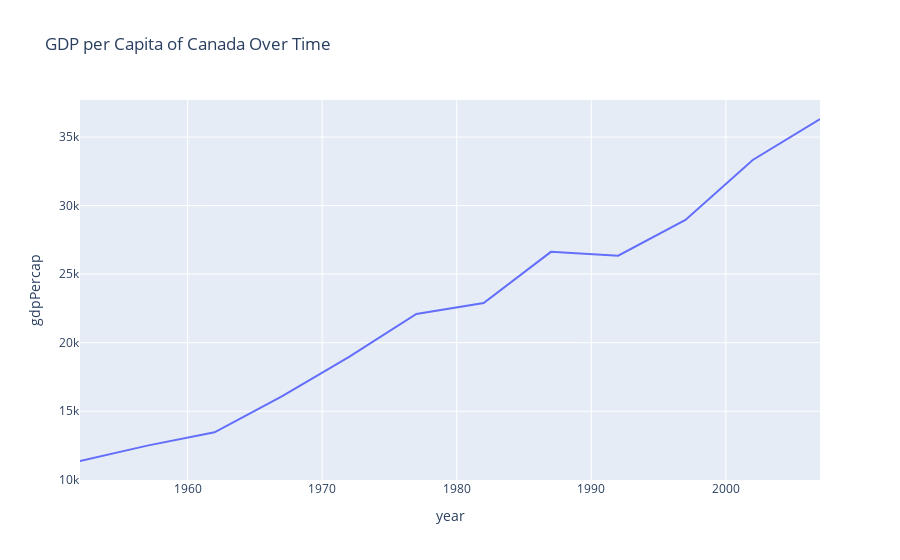

Notebook source saved alongside this figure:
### Markdown cell above
**Line Chart**

### Code cell
country = 'Canada'
fig = px.line(gm[gm['country'] == country], x='year', y='gdpPercap',
             title=f'GDP per Capita of {country} Over Time')
fig.show()

### Figure 1 — Plotly figure (JSON) as saved in the notebook; plotly's stock layout.template omitted (floating-point values rounded to 4 significant figures)
{"data": [{"hovertemplate": "year=%{x}<br>gdpPercap=%{y}<extra></extra>", "legendgroup": "", "line": {"color": "#636efa", "dash": "solid"}, "marker": {"symbol": "circle"}, "mode": "lines", "name": "", "orientation": "v", "showlegend": false, "type": "scatter", "x": [1952, 1957, 1962, 1967, 1972, 1977, 1982, 1987, 1992, 1997, 2002, 2007], "xaxis": "x", "y": [11370.0, 12490.0, 13460.0, 16080.0, 18970.0, 22090.0, 22900.0, 26630.0, 26340.0, 28950.0, 33330.0, 36320.0], "yaxis": "y"}], "layout": {"legend": {"tracegroupgap": 0}, "title": {"text": "GDP per Capita of Canada Over Time"}, "xaxis": {"anchor": "y", "domain": [0, 1], "title": {"text": "year"}}, "yaxis": {"anchor": "x", "domain": [0, 1], "title": {"text": "gdpPercap"}}}}
